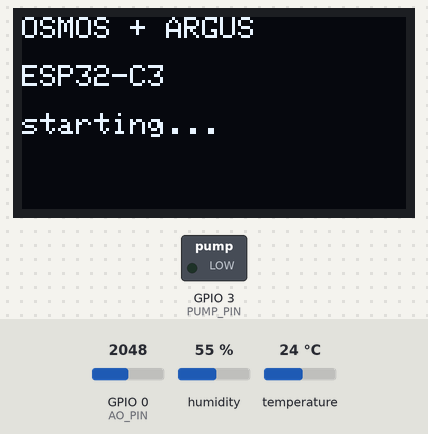
This sketch was run on a simulated ESP32-C3. On the bench: 128×64 one-colour display, switched loads named in the sketch (green lamp = pin HIGH). Inputs (shaded band) come from the test bench; at power-on: GPIO 0 (AO_PIN) = 2048, humidity 55 %, temperature 24 °C. What the sketch prints to the serial monitor is not drawn.

Above: at 0.6 s.
At 3.6 s:
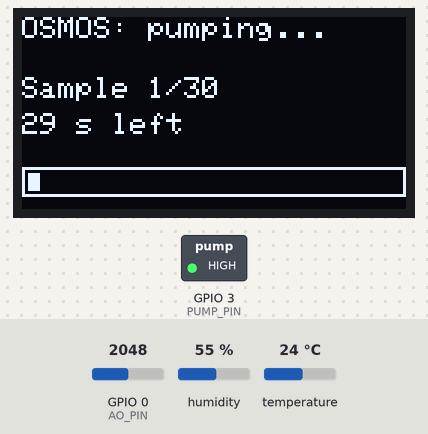
At 18.6 s:
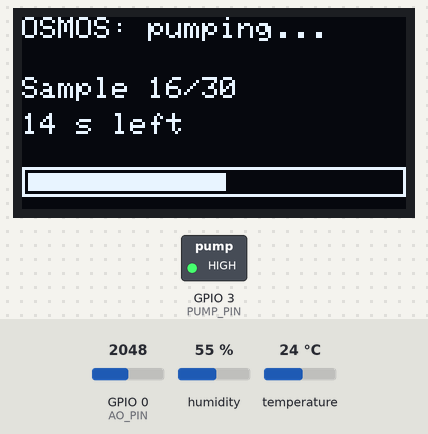
At 33.6 s:
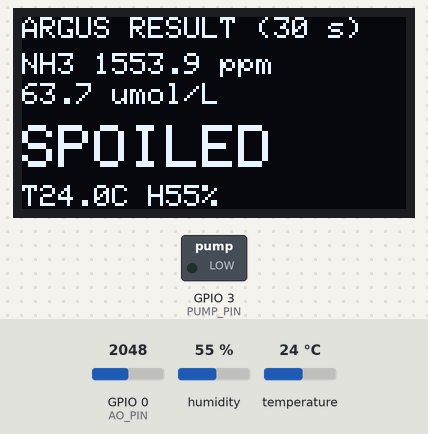
Timing chart, 0 to 35.1 s (numbered marks = the images above):
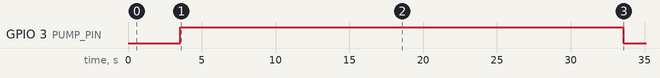

The sketch:

OCMOC.ino
```cpp
// =====================================================
//  OSMOS + ARGUS на ESP32-C3 Super Mini
//  Цикл: 30 замеров (1/с) с помпой -> MAD-фильтр -> Rs -> Xlog
//        -> нейросеть 3-16-8-1 -> PPM -> моль/л -> статус на OLED
//  Алгоритм и веса те же, что на Arduino Nano.
// =====================================================
#include <Wire.h>
#include <string.h>
#include <math.h>
#include <Adafruit_GFX.h>
#include <Adafruit_SSD1306.h>
#include <DHT.h>
#include "argus_weights.h"   // W1,B1,W2,B2,W3,B3,SC_MEAN,SC_SCALE

// ---------- Пины ----------
#define AO_PIN     0     // MQ-135 AO через делитель 100к/100к
#define DHT_PIN    1     // DHT22 DATA
#define PUMP_PIN   3     // затвор IRL3103 через 100 Ом
#define OLED_SDA   5
#define OLED_SCL   6
#define OLED_ADDR  0x3C

// ---------- Параметры измерения ----------
#define SAMPLES        30        // замеров за цикл (1 в секунду)
#define OVERSAMPLE     16        // усреднение внутри одного замера
#define RESULT_HOLD_MS 10000UL   // сколько держать итог на экране

// ---------- Физика датчика (как в live_argus.py) ----------
#define VCC_SENSOR  5.0f     // питание MQ-135 от блока
#define DIV_RATIO   2.0f     // делитель (100к+100к)/100к
#define RL_KOHM     9.52f    // 10 кОм модуля || 200 кОм делителя
#define R0_KOHM     76.8f    // как в обученной модели, не менять

// ---------- Термодинамика и пороги ----------
#define P_ATM        101325.0f
#define R_GAS        8.314f
#define THRESH_WARN  4.0e-7f   // моль/л: ниже = свежий
#define THRESH_BAD   1.0e-6f   // моль/л: выше = испорчено

Adafruit_SSD1306 display(128, 64, &Wire, -1);
DHT dht(DHT_PIN, DHT22);
bool oledOk = false;

// ---------- Статистика ----------
float medianOf(const float *a, int n) {
  float t[SAMPLES];
  memcpy(t, a, n * sizeof(float));
  for (int i = 1; i < n; i++) {
    float k = t[i];
    int j = i - 1;
    while (j >= 0 && t[j] > k) { t[j + 1] = t[j]; j--; }
    t[j + 1] = k;
  }
  return (n % 2) ? t[n / 2] : (t[n / 2 - 1] + t[n / 2]) / 2.0f;
}

// MAD z-score фильтр (порог 2.5), как filter_mad_zscore в Python
float madMean(const float *a, int n, int &kept) {
  float med = medianOf(a, n);
  float dev[SAMPLES];
  for (int i = 0; i < n; i++) dev[i] = fabsf(a[i] - med);
  float mad = medianOf(dev, n);

  float sum = 0;
  kept = 0;
  if (mad == 0) {                       // все значения почти одинаковые
    for (int i = 0; i < n; i++) sum += a[i];
    kept = n;
    return sum / n;
  }
  for (int i = 0; i < n; i++) {
    float z = 0.6745f * fabsf(a[i] - med) / mad;
    if (z <= 2.5f) { sum += a[i]; kept++; }
  }
  if (kept == 0) { kept = n; return med; }
  return sum / kept;
}

// ---------- Нейросеть: MLP 3-16-8-1, ReLU, выход = log10(PPM) ----------
float predictLogPPM(float xlog, float t, float h) {
  float x[3] = {xlog, t, h};
  float xs[3], h1[16], h2[8];

  for (int i = 0; i < 3; i++) xs[i] = (x[i] - SC_MEAN[i]) / SC_SCALE[i];

  for (int j = 0; j < 16; j++) {
    float s = B1[j];
    for (int i = 0; i < 3; i++) s += xs[i] * W1[i * 16 + j];
    h1[j] = s > 0 ? s : 0;
  }
  for (int j = 0; j < 8; j++) {
    float s = B2[j];
    for (int i = 0; i < 16; i++) s += h1[i] * W2[i * 8 + j];
    h2[j] = s > 0 ? s : 0;
  }
  float y = B3[0];
  for (int j = 0; j < 8; j++) y += h2[j] * W3[j];
  return y;
}

// ---------- Чтение АЦП: среднее из OVERSAMPLE отсчётов, вольты на пине ----------
float readPinVolts() {
  uint32_t sum = 0;
  for (int i = 0; i < OVERSAMPLE; i++) {
    sum += analogReadMilliVolts(AO_PIN);
    delayMicroseconds(200);
  }
  return (sum / (float)OVERSAMPLE) / 1000.0f;
}

// ---------- OLED ----------
void oledMsg(const char *l1, const char *l2 = "", const char *l3 = "") {
  if (!oledOk) return;
  display.clearDisplay();
  display.setTextColor(SSD1306_WHITE);
  display.setTextSize(1);
  display.setCursor(0, 0);  display.println(l1);
  display.setCursor(0, 16); display.println(l2);
  display.setCursor(0, 32); display.println(l3);
  display.display();
}

void oledProgress(int n) {
  if (!oledOk) return;
  char a[24], b[24];
  snprintf(a, sizeof(a), "Sample %d/%d", n, SAMPLES);
  snprintf(b, sizeof(b), "%d s left", SAMPLES - n);
  display.clearDisplay();
  display.setTextColor(SSD1306_WHITE);
  display.setTextSize(1);
  display.setCursor(0, 0);  display.println("OSMOS: pumping...");
  display.setCursor(0, 20); display.println(a);
  display.setCursor(0, 32); display.println(b);
  // полоса прогресса
  display.drawRect(0, 50, 128, 10, SSD1306_WHITE);
  display.fillRect(2, 52, (124 * n) / SAMPLES, 6, SSD1306_WHITE);
  display.display();
}

void oledResult(float ppm, float cm, float t, float h, const char *status) {
  if (!oledOk) return;
  char a[24], b[24];
  snprintf(a, sizeof(a), "NH3 %.1f ppm", ppm);
  snprintf(b, sizeof(b), "%.1f umol/L", cm * 1e6f);
  display.clearDisplay();
  display.setTextColor(SSD1306_WHITE);
  display.setTextSize(1);
  display.setCursor(0, 0);  display.println("ARGUS RESULT (30 s)");
  display.setCursor(0, 12); display.println(a);
  display.setCursor(0, 22); display.println(b);
  display.setTextSize(2);
  display.setCursor(0, 36); display.println(status);
  display.setTextSize(1);
  display.setCursor(0, 56);
  display.printf("T%.1fC H%.0f%%", t, h);
  display.display();
}

// ---------- Setup ----------
void setup() {
  Serial.begin(115200);
  delay(500);

  pinMode(PUMP_PIN, OUTPUT);
  digitalWrite(PUMP_PIN, LOW);               // помпа выключена при старте

  analogSetPinAttenuation(AO_PIN, ADC_11db); // диапазон до ~3.1 В
  dht.begin();

  Wire.begin(OLED_SDA, OLED_SCL);
  oledOk = display.begin(SSD1306_SWITCHCAPVCC, OLED_ADDR);
  if (!oledOk) Serial.println("OLED not found (check 0x3C/0x3D, SDA/SCL)");

  oledMsg("OSMOS + ARGUS", "ESP32-C3", "starting...");
  Serial.println("OSMOS + ARGUS ESP32-C3 started");
  delay(3000);
}

// ---------- Основной цикл ----------
void loop() {
  unsigned long cycleStart = millis();
  float buf[SAMPLES];

  // 1. Прокачка и сбор 30 замеров ровно за 30 секунд
  digitalWrite(PUMP_PIN, HIGH);
  for (int i = 0; i < SAMPLES; i++) {
    buf[i] = readPinVolts();
    oledProgress(i + 1);
    while (millis() - cycleStart < (unsigned long)(i + 1) * 1000UL) delay(5);
  }
  digitalWrite(PUMP_PIN, LOW);

  // 2. Фильтрация и физика: напряжение пина -> напряжение датчика -> Rs -> Xlog
  int kept = 0;
  float vpin = madMean(buf, SAMPLES, kept);
  float vout = vpin * DIV_RATIO;

  if (vout < 0.05f || vout > VCC_SENSOR - 0.05f) {
    oledMsg("SENSOR ERROR", "check MQ-135 and", "divider on GPIO0");
    Serial.printf("SENSOR ERROR: Vpin=%.3f Vout=%.3f\n", vpin, vout);
    delay(5000);
    return;
  }

  float rs   = RL_KOHM * (VCC_SENSOR - vout) / vout;
  float xlog = log10f(rs / R0_KOHM);
  float adc10 = vout / VCC_SENSOR * 1023.0f;   // для сверки со старым Nano

  // 3. Климат (одна повторная попытка)
  float t = dht.readTemperature();
  float h = dht.readHumidity();
  if (isnan(t) || isnan(h)) {
    delay(2200);
    t = dht.readTemperature();
    h = dht.readHumidity();
  }
  if (isnan(t) || isnan(h)) {
    oledMsg("DHT22 ERROR", "check DATA wire", "GPIO1 + 10k");
    Serial.println("DHT22 read error");
    delay(5000);
    return;
  }

  // 4. Нейросеть -> PPM -> моль/л -> статус
  float logPpm = predictLogPPM(xlog, t, h);
  float ppm = powf(10.0f, logPpm);
  float cm  = (ppm * 1e-6f * P_ATM) / (R_GAS * (t + 273.15f)) / 1000.0f;

  const char *status = (cm < THRESH_WARN) ? "FRESH"
                     : (cm < THRESH_BAD)  ? "EARLY"
                                          : "SPOILED";

  // 5. Итог на OLED и в Serial
  oledResult(ppm, cm, t, h, status);
  Serial.printf("ADC10eq=%.1f Vpin=%.3f Vout=%.3f kept=%d/%d Rs=%.2f Xlog=%.4f "
                "T=%.1f H=%.1f PPM=%.3f Cm=%.3e %s\n",
                adc10, vpin, vout, kept, SAMPLES, rs, xlog, t, h, ppm, cm, status);

  delay(RESULT_HOLD_MS);
}
```

argus_weights.h
```cpp
#pragma once
const float W1[48] = {-0.13570754f, 0.57059772f, 0.30012476f, 0.01191995f, -0.46111334f, -0.40611352f, -0.46782657f, 0.30275176f, -0.03009193f, -0.05633273f, -0.46546232f, 0.52978118f, 0.32466407f, -0.23595677f, -0.29570532f, -0.46188520f, -0.30752221f, -0.01389643f, 0.02000959f, -0.13366663f, 0.27881947f, -0.28425839f, -0.11312232f, -0.04514221f, 0.07919719f, 0.54932054f, -0.38946989f, 0.02528199f, 0.16706975f, -0.48457913f, 0.10302180f, -0.46790576f, -0.39804186f, 0.46358924f, 0.42211418f, 0.36276053f, -0.50698828f, -0.47045431f, 0.13607532f, -0.19525176f, -0.39802333f, -0.11417120f, -0.44311928f, 0.59969989f, -0.26996335f, 0.11564541f, -0.23936540f, 0.10489990f};
const float B1[16] = {-0.02335492f, -0.42592033f, 0.70465269f, 0.48742587f, 0.68535583f, 0.56033453f, 0.08921806f, 0.48783585f, -0.50020852f, 0.06237085f, -0.59283804f, -0.03929421f, -0.15575356f, -0.30690117f, 0.59652860f, 0.04499206f};
const float W2[128] = {-0.10407768f, 0.02148962f, -0.53398023f, 0.00000000f, -0.15199237f, 0.45093391f, 0.17519594f, -0.18659017f, -0.46830354f, 0.27905083f, 0.24897721f, 0.00000000f, 0.27907981f, -0.47643366f, -0.20490771f, -0.35812718f, 0.49769379f, 0.04604164f, -0.15841748f, -0.00000034f, -0.00883154f, -0.22223708f, 0.10304386f, 0.27166607f, 0.50959848f, -0.10354160f, -0.36817112f, 0.00000000f, 0.41502377f, 0.01754932f, 0.15308557f, 0.11574097f, 0.19744426f, -0.12717793f, -0.27622288f, -0.00000004f, -0.19102173f, 0.09491107f, -0.34848221f, 0.18306945f, 0.55451592f, -0.30151553f, 0.16089380f, 0.00000000f, -0.01895698f, -0.46378002f, -0.34301363f, -0.19214958f, 0.53718017f, 0.24360078f, 0.11067053f, 0.00000001f, 0.41893021f, -0.34752044f, 0.29138303f, 0.14642331f, 0.43690515f, 0.33540892f, -0.19683627f, -0.00000003f, -0.02243891f, -0.11747423f, 0.19911882f, 0.48975319f, -0.52323851f, 0.04911231f, -0.01309693f, -0.00000000f, -0.38267023f, -0.19298813f, 0.38036210f, -0.22010415f, 0.15010877f, 0.41338602f, -0.16965883f, 0.00000146f, 0.56177317f, -0.29680432f, -0.26630951f, -0.06370934f, -0.03707588f, -0.47998078f, -0.45927155f, -0.00000000f, 0.26240195f, -0.22949638f, 0.33760955f, -0.08020450f, -0.28920519f, -0.07215442f, 0.51664287f, -0.00000000f, 0.24105390f, 0.20516131f, -0.35267562f, 0.29371125f, -0.07178223f, 0.08872163f, -0.00962177f, -0.00000000f, -0.34814956f, 0.28848031f, -0.25587614f, -0.25403736f, -0.38873595f, 0.02383059f, 0.13793356f, -0.00000225f, 0.08352975f, -0.28840794f, 0.07345440f, -0.25548944f, 0.37102819f, -0.18213289f, 0.52461163f, -0.00000001f, 0.14891548f, -0.42848606f, 0.26027068f, 0.55721781f, -0.15955867f, 0.06004901f, 0.30692109f, -0.00000000f, 0.10760734f, -0.30073633f, -0.50900181f, 0.47928909f};
const float B2[8] = {0.55234456f, 0.05855100f, -0.17739547f, -0.15079043f, 0.47399243f, 0.35272180f, 0.25173297f, 0.43139825f};
const float W3[8] = {0.38146472f, -0.62717380f, -0.60338391f, 0.00019120f, 0.32779869f, -0.77059772f, -0.55594264f, 0.43509155f};
const float B3[1] = {-0.67529917f};
const float SC_MEAN[3] = {0.48012863f, 28.22803201f, 61.56306690f};
const float SC_SCALE[3] = {0.26624198f, 2.45565705f, 5.35916022f};
```

Measured:
- by itself, GPIO 3 (PUMP_PIN): LOW → HIGH at 3.6 s, → LOW 30.0 s later
- what the display in image 0 shows lasts 3.0 s, from 0.6 s to 3.6 s
- what the display in image 1 shows lasts 1.0 s, from 3.6 s to 4.6 s
